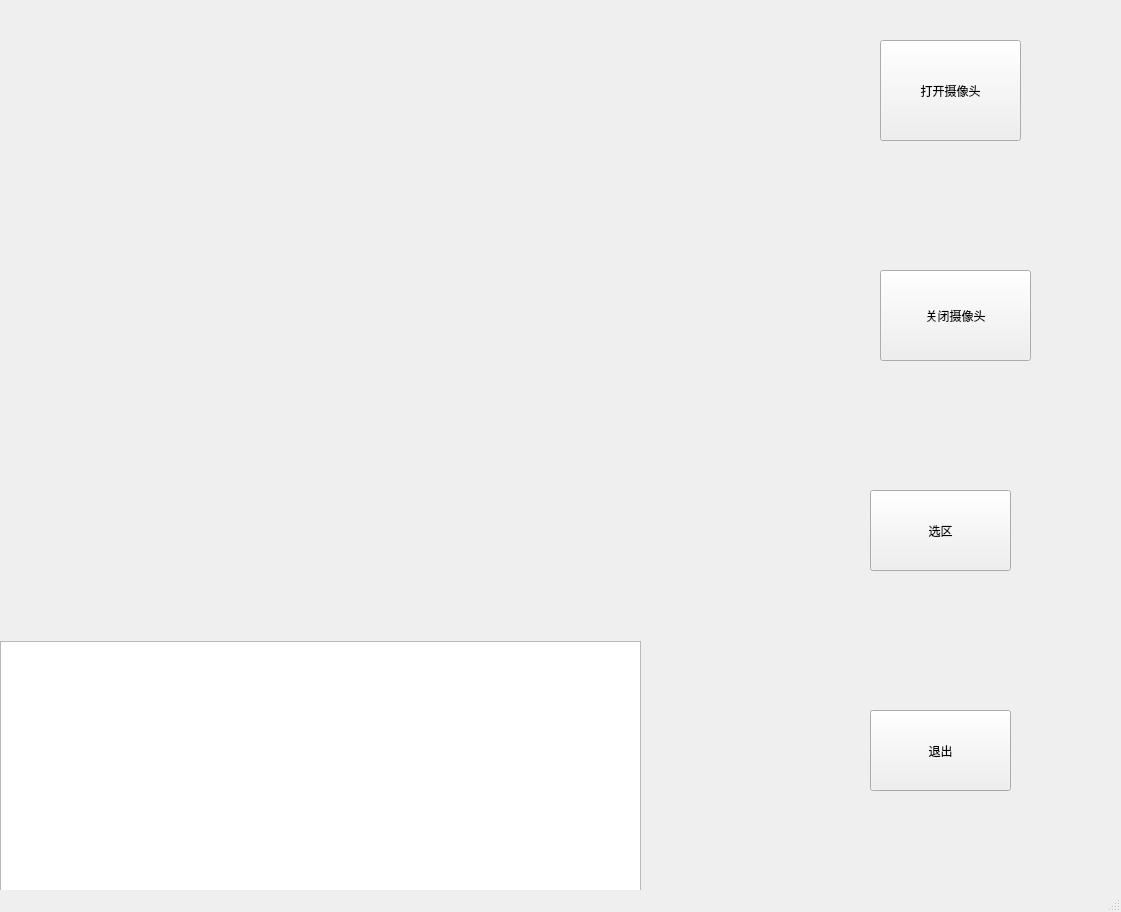
<?xml version="1.0" encoding="UTF-8"?>
<ui version="4.0">
 <class>MainWindow</class>
 <widget class="QMainWindow" name="MainWindow">
  <property name="geometry">
   <rect>
    <x>0</x>
    <y>0</y>
    <width>1121</width>
    <height>912</height>
   </rect>
  </property>
  <property name="windowTitle">
   <string>camera_menu</string>
  </property>
  <widget class="QWidget" name="centralwidget">
   <widget class="QPushButton" name="pushButton">
    <property name="geometry">
     <rect>
      <x>880</x>
      <y>40</y>
      <width>141</width>
      <height>101</height>
     </rect>
    </property>
    <property name="text">
     <string>打开摄像头</string>
    </property>
   </widget>
   <widget class="QPushButton" name="pushButton_2">
    <property name="geometry">
     <rect>
      <x>880</x>
      <y>270</y>
      <width>151</width>
      <height>91</height>
     </rect>
    </property>
    <property name="text">
     <string>关闭摄像头</string>
    </property>
   </widget>
   <widget class="QPushButton" name="pushButton_3">
    <property name="geometry">
     <rect>
      <x>870</x>
      <y>710</y>
      <width>141</width>
      <height>81</height>
     </rect>
    </property>
    <property name="text">
     <string>退出</string>
    </property>
   </widget>
   <widget class="QLabel" name="label">
    <property name="geometry">
     <rect>
      <x>0</x>
      <y>0</y>
      <width>640</width>
      <height>640</height>
     </rect>
    </property>
    <property name="text">
     <string/>
    </property>
   </widget>
   <widget class="QPushButton" name="pushButton_4">
    <property name="geometry">
     <rect>
      <x>870</x>
      <y>490</y>
      <width>141</width>
      <height>81</height>
     </rect>
    </property>
    <property name="text">
     <string>选区</string>
    </property>
   </widget>
   <widget class="QListView" name="listView">
    <property name="geometry">
     <rect>
      <x>0</x>
      <y>641</y>
      <width>641</width>
      <height>251</height>
     </rect>
    </property>
   </widget>
  </widget>
  <widget class="QStatusBar" name="statusbar"/>
 </widget>
 <resources/>
 <connections/>
</ui>
